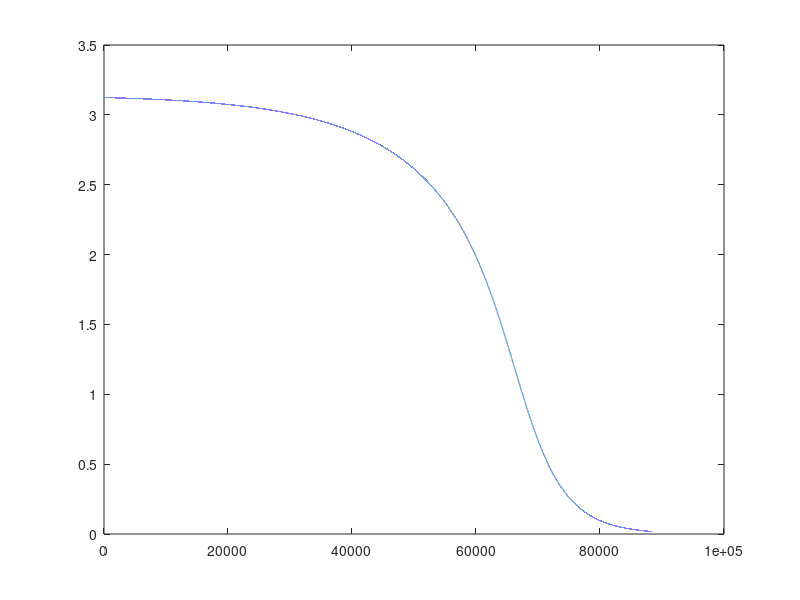
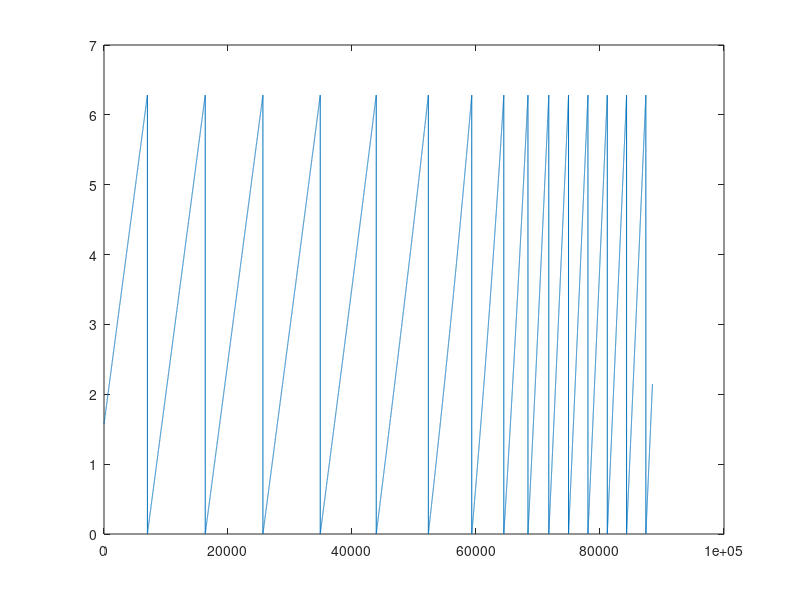
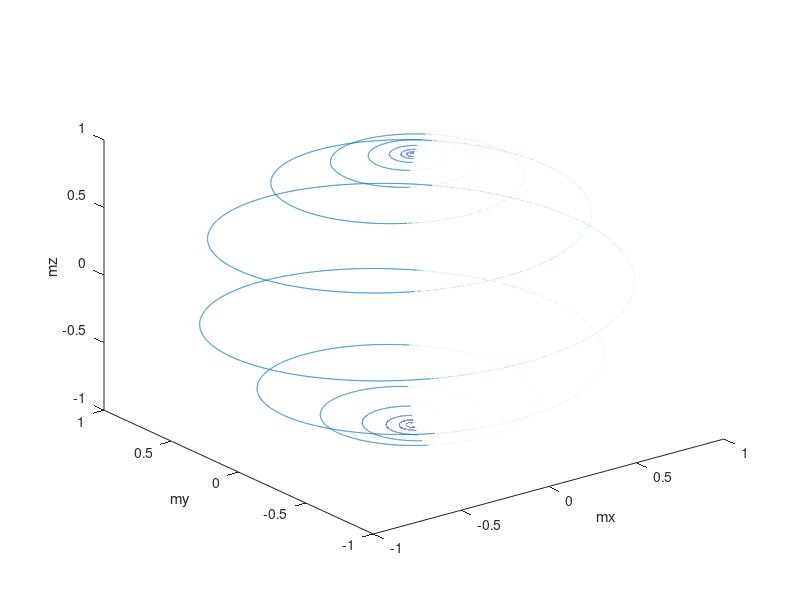

Write the MATLAB code that produced these figures, in order.
close all
clear all

m = 2;
theta_star = 179*pi/180;
theta_end = pi/180;
n = 5000000;
%n=10000;
theta = linspace(theta_star, theta_end, n);
gamma = 1.7e11;
alpha = 0.1;
H_k = 0.04;
h = m*H_k;
arr_phi = zeros(n,1);
arr_theta = zeros(n,1);
arr_theta(1) = theta_star;
arr_phi(1) = pi/2;
ii = 2;

dt = 1e-13;

while true
    arr_phi(ii) = (gamma*H_k/(1 + alpha*alpha))*(cos(arr_theta(ii-1)) + m)*dt + arr_phi(ii-1);
   
    %arr_phi(ii) = gamma*(H_k*cos(arr_theta(ii-1)) + h)*dt/(1 + alpha*alpha) ;
    arr_theta(ii) = -alpha*sin(arr_theta(ii-1))*(arr_phi(ii)-arr_phi(ii-1)) + arr_theta(ii-1);
    %arr_theta(ii) = mod(arr_theta(ii), 2*pi); % wrap theta into [0, 2*pi]

    if arr_phi(ii)>2*pi
        arr_phi(ii) = arr_phi(ii)- 2*pi;
    end
    if arr_phi(ii)<0
        arr_phi(ii) = arr_phi(ii) + 2*pi;
    end
    
    %if arr_theta(ii) < theta_end 
    if arr_theta(ii) < theta_end || ii > n
        break
    end
    %plot (arr_theta(ii))
    ii = ii+1;
    disp(ii)
end

figure
plot(arr_theta(1:ii))

figure
plot(arr_phi(1:ii))

mx = sin(arr_theta(1:ii)).*cos(arr_phi(1:ii));
my = sin(arr_theta(1:ii)).*sin(arr_phi(1:ii));
mz = cos(arr_theta(1:ii));

figure
plot3(mx, my, mz)
xlabel('mx')
ylabel('my')
zlabel('mz')